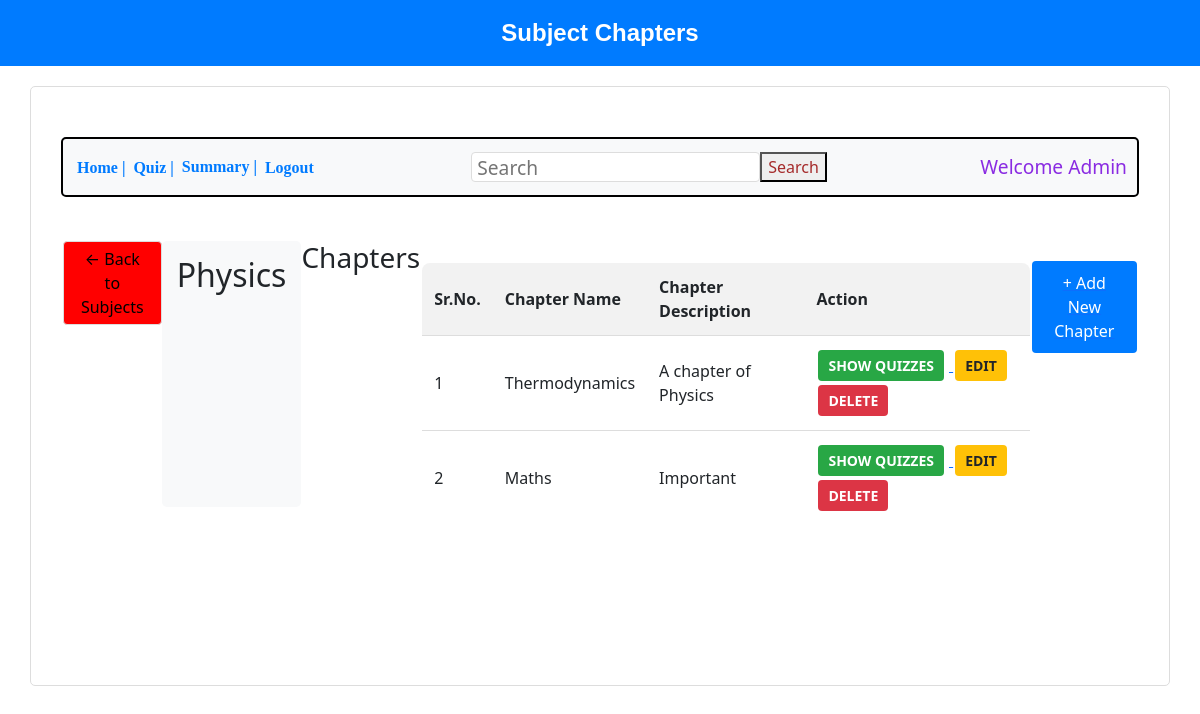
Page /show_chapters/1 on the earlier database version.
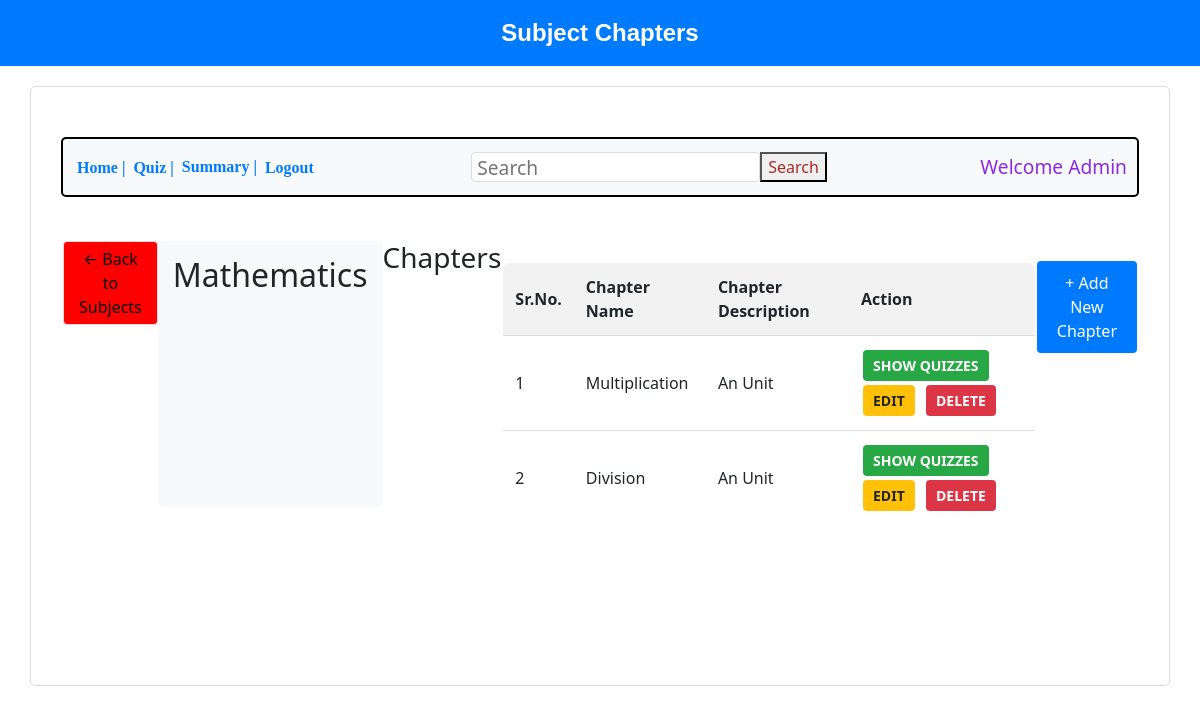
Same page on the later database version.
### backend/models.py (models this page shows, shortened)
class Subject(db.Model):
    __tablename__ = "subjects"
    id = db.Column(db.Integer, primary_key=True)
    name = db.Column(db.String, nullable=False, unique=True)
    desc = db.Column(db.String, nullable=False, unique=True)
    chapters = db.relationship('Chapter', backref='subject', lazy='dynamic')

class Chapter(db.Model):
    __tablename__ = "chapters"
    id = db.Column(db.Integer, primary_key=True)
    name = db.Column(db.String, nullable=False)
    desc = db.Column(db.String, nullable=False)
    subject_id = db.Column(db.Integer, db.ForeignKey('subjects.id'), nullable=False)
    questions = db.relationship('Question', backref='chapter', lazy='dynamic')

### backend/controllers.py (the view)
@app.route("/show_chapters/<int:subject_id>")
def show_chapters(subject_id):
    subject = Subject.query.get_or_404(subject_id)
    email = request.args.get('email')
    user = User.query.filter_by(email=email).first()
    name = user.full_name if user else "Admin"
    chapters = Chapter.query.filter_by(subject_id=subject_id).all()
    return render_template("show_chapters.html", subject=subject, chapters=chapters, name=name)

### templates/show_chapters.html (shortened to what this page needs)
<!DOCTYPE html>
<html lang="en">
<head>
    <link rel="stylesheet" href="/static/style.css">
    <link rel="stylesheet" href="https://cdnjs.cloudflare.com/ajax/libs/bootstrap/5.3.2/css/bootstrap.min.css">
</head>
<body>
    <header class="header2">Subject Chapters</header>
    <div class="bordertime">
        <div class="button-container">
            <a href="/admin_dash"><button class="nav-button">Home |</button></a>
            <a href="/quiz-mgmt"><button class="nav-button">Quiz |</button></a>
            <button class="nav-button">Summary |</button>
            <a href="/login"><button class="nav-button">Logout</button></a>
            <input class="search" type="search" placeholder="Search">
            <button class="searching">Search</button>
            <h4 class="text">Welcome {{ name }}</h4>
        </div>
        <div class="container mt-4">
            <a href="/admin_dash">
                <button class="back-btn">← Back to Subjects</button>
            </a>
            <div class="subject-info">
                <h2>{{ subject.name }}</h2>
            </div>
            <h3>Chapters</h3>
            {% if chapters %}
                <table class="chapter-table">
                    <thead>
                        <tr>
                            <th>Sr.No.</th>
                            <th>Chapter Name</th>
                            <th>Chapter Description</th>
                            <th>Action</th>
                        </tr>
                    </thead>
                    <tbody>
                        {% for chapter in chapters %}
                            <tr>
                                <td>{{ loop.index }}</td>
                                <td>{{ chapter.name }}</td>
                                <td>{{ chapter.desc }}</td>
                                <td>
                                    <a href="{{ url_for('show_quizzes', subject_id=subject.id, chapter_id=chapter.id) }}">
                                        <button class="action-btn show-btn">SHOW QUIZZES</button>
                                    </a>
                                    <button class="action-btn edit-btn" data-bs-toggle="modal"
                                            data-bs-target="#editChapterModal"
                                            data-chapter-id="{{ chapter.id }}"
                                            data-chapter-name="{{ chapter.name }}"
                                            data-chapter-desc="{{ chapter.desc }}">
                                        EDIT
                                    </button>
                                    <a href="{{ url_for('delete_chapter', chapter_id=chapter.id) }}"
                                       onclick="return confirm('Are you sure you want to delete this chapter?')">
                                        <button class="action-btn delete-btn">DELETE</button>
                                    </a>
                                </td>
                            </tr>
                        {% endfor %}
                    </tbody>
                </table>
            {% else %}
                <div class="no-chapters">
                    <h3>No Chapters available for this subject</h3>
                    <p>Click the button below to add a new chapter.</p>
                </div>
            {% endif %}
            <a href="{{ url_for('new_chapter', subject_id=subject.id) }}">
                <button type="button" class="add-chapter-btn">+ Add New Chapter</button>
            </a>
        </div>
    </div>
</body>
</html>

### static/style.css (style rules this page uses)
.container { display: flex; justify-content: space-around; }
table { width: 100%; border-collapse: collapse; }
th, td { text-align: left; padding: 8px; }
th { font-weight: bold; text-align: center; }
.bordertime { border: 2px solid black; border-radius: 20px; height: 600px; }
.button-container { padding-left: 20px; display: flex; align-items: center; border: 2px solid black; height: 60px; border-radius: 10px; border-radius: 20px; margin-top: 30px; margin-left: 10px; margin-right: 10px; }
.nav-button { background-color: transparent; text-align: center; display: inline-block; font-size: 16px; cursor: pointer; margin: 0%; padding: 0px 4px; border: none; color: green; font-family: cursive; }
.search { font-size: larger; margin-left: 200px; padding: 0px 50px; height: 30px; }
.searching { height: 30px; color: brown; }
.text { margin-left: 300px; font-size: larger; color: blueviolet; }
.bordertime { border: 1px solid #ddd; padding: 20px; border-radius: 5px; margin: 20px auto; width: 95%; }
.header2 { background-color: #007bff; color: white; text-align: center; padding: 15px; font-size: 24px; font-weight: bold; }
.button-container { display: flex; align-items: center; margin-bottom: 20px; padding: 10px; background-color: #f8f9fa; border-radius: 5px; }
.nav-button { background: none; border: none; color: #007bff; cursor: pointer; font-weight: bold; }
.back-btn { margin-bottom: 20px; padding: 5px 15px; background-color: red; border: 1px solid #ddd; border-radius: 4px; cursor: pointer; }
.text { margin-left: auto; margin-bottom: 0; }
.search { margin-left: auto; padding: 5px; border-radius: 4px; border: 1px solid #ddd; }
.chapter-table { width: 100%; border-collapse: collapse; margin-top: 20px; }
.chapter-table th, .chapter-table td { padding: 12px; text-align: left; border-bottom: 1px solid #ddd; }
.chapter-table th { background-color: #f2f2f2; }
.action-btn { margin: 2px; padding: 6px 12px; border: none; border-radius: 4px; cursor: pointer; }
.show-btn { background-color: #28a745; color: white; }
.edit-btn { background-color: #ffc107; color: black; }
.delete-btn { background-color: #dc3545; color: white; }
.add-chapter-btn { display: block; margin: 20px auto; padding: 10px 20px; background-color: #007bff; color: white; border: none; border-radius: 4px; cursor: pointer; }
.subject-info { background-color: #f8f9fa; padding: 15px; border-radius: 5px; margin-bottom: 20px; }
body { font-family: 'Segoe UI', Tahoma, Geneva, Verdana, sans-serif; background-color: #f4f6f8; color: #333; margin: 0; padding: 0; }
h1, h2, h3 { color: #222; }
a { text-decoration: none; color: #007bff; }
.header2 { padding: 20px; background-color: white; color: black; text-align: center; font-size: xx-large; font-family: Verdana, Geneva, Tahoma, sans-serif; }
.container { max-width: 900px; margin: 20px auto; background: white; padding: 20px; border-radius: 8px; }
.action-btn { padding: 6px 12px; border-radius: 5px; font-size: 14px; cursor: pointer; }
.edit-btn { background-color: #ffc107; color: #000; }
.delete-btn { background-color: #dc3545; color: #fff; }
.action-btn { padding: 5px 10px; border: none; border-radius: 4px; cursor: pointer; margin-right: 5px; font-weight: bold; }
.edit-btn { background-color: #ffc107; color: #212529; }
table { margin-top: 10px; width: 100%; border-collapse: collapse; border: 2px solid black; border-radius: 10px; overflow: hidden; }
th, td { padding: 10px; text-align: left; }
body { font-family: Arial, sans-serif; text-align: center; background-color: #f8f8f8; }

Differences in the rows shown:
removed Chapter: name "Thermodynamics", desc "A chapter of Physics"
removed Chapter: name "Maths", desc "Important"
changed Subject: name "Physics" → "Mathematics"
added Chapter: name "Multiplication", desc "An Unit"
added Chapter: name "Division", desc "An Unit"
